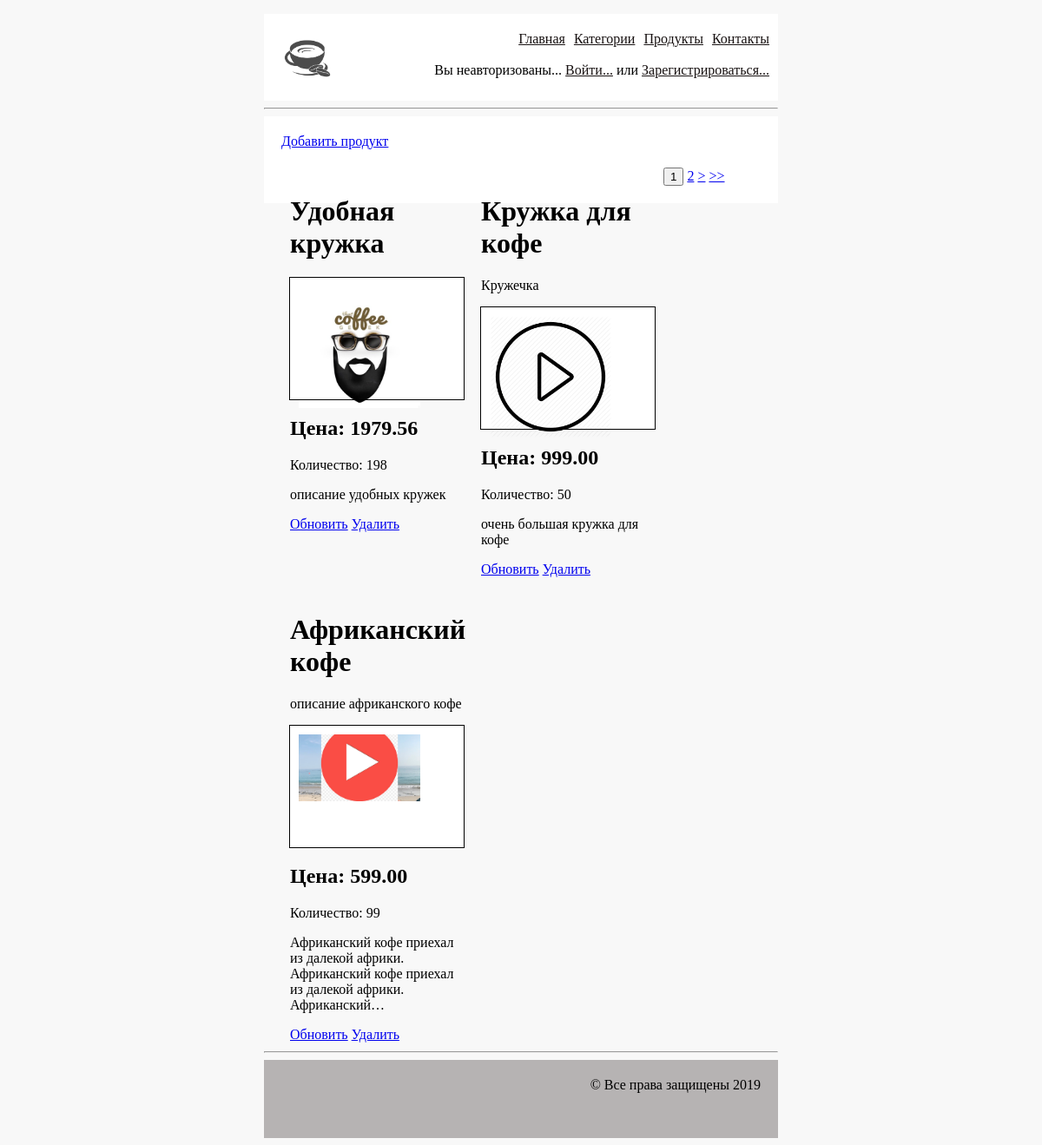
The app's page /products/, older data.
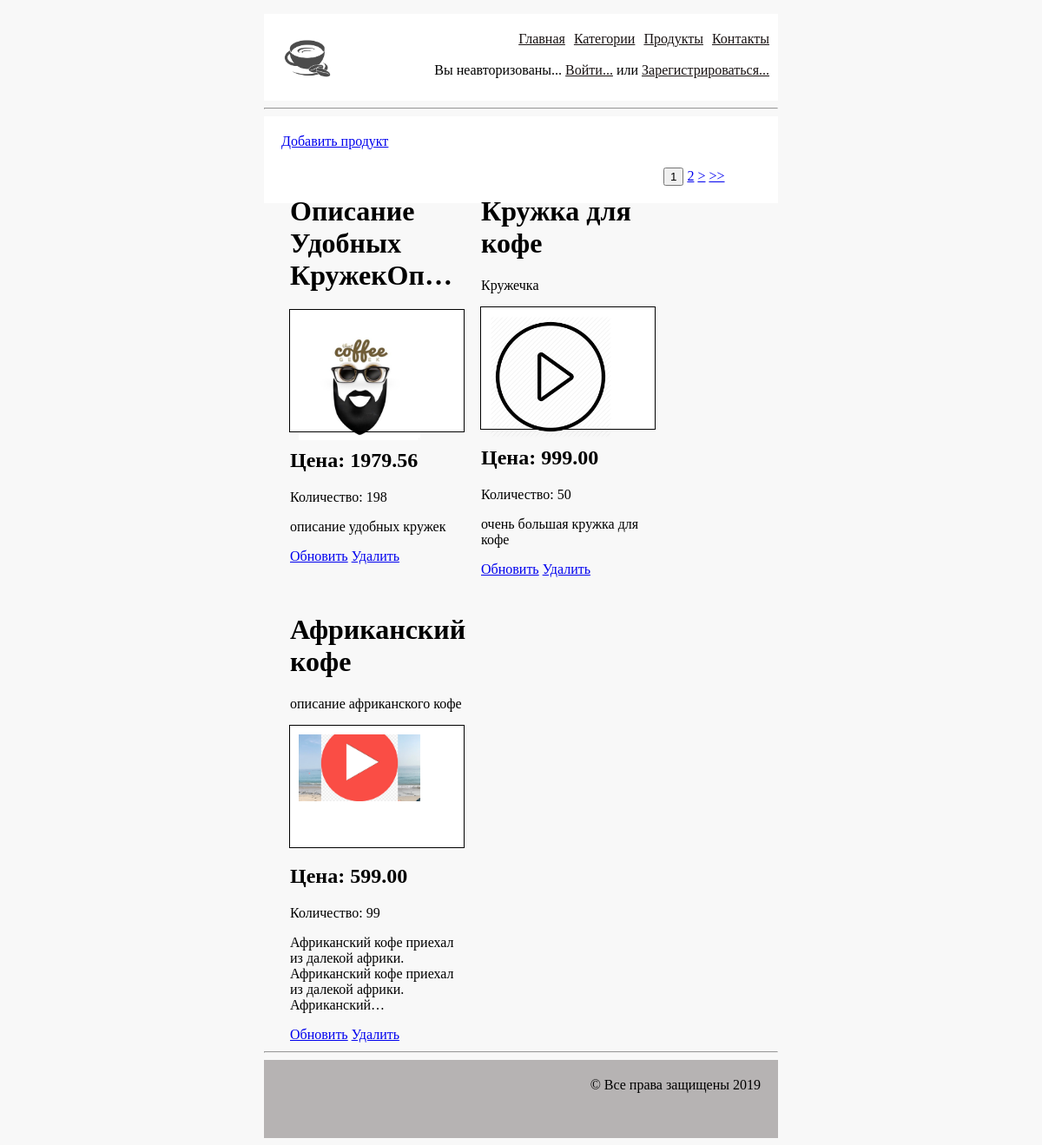
The same page, newer data.
### products/models/Product.py (models this page shows, shortened)
class Product(models.Model):
    category = models.ForeignKey('products.ProductCategory', on_delete=models.CASCADE)
    name = models.CharField(verbose_name='имя продукта', max_length=128, unique=True)
    image = models.ImageField(upload_to='products_images', blank=True)
    short_desc = models.CharField(verbose_name='краткое описание продукта', max_length=60, blank=True)
    description = models.TextField(verbose_name='описание продукта', blank=True)
    price = models.DecimalField(verbose_name='цена продукта', max_digits=8, decimal_places=2, default=0)
    quantity = models.PositiveIntegerField(verbose_name='количество на складе', default=0)
    modified = models.DateTimeField(
        auto_now=True
    )
    created = models.DateTimeField(
        auto_now_add=True
    )

### products/views/products.py (the view)
class ProductList(ListView):
    template_name = 'product/list.html'
    model = Product
    paginate_by = 3

### products/templates/product/list.html (shortened to what this page needs)
{% extends "mainapp/base.html" %}
{% load staticfiles %}
{% block content %}
<hr>
<div class="content">
    <a href="{% url 'products:add' %}">Добавить продукт</a>
    {% for product in object_list %}
        {% include "components/product_item.html" with product=product %}
    {% endfor %}
    {% include "components/pagination.html" with page=page_obj %}
</div>
<hr>
{% endblock content %}

### products/templates/components/product_item.html (shortened to what this page needs)
<div class="catalog_el">
    <div>
        <h1>{{ product.name|truncatechars:26 }}</h1>
        <p>{{ product.short_desc }}</p>
    </div>
    <div class="catalog_el_img">
        <a href="{% url 'products:detail' pk=product.id %}">
            <img src="/media/{{ product.image }}" class="catalog_img">
        </a>
    </div>
    <div>
        <h2>Цена: {{ product.price }}</h2>
        <p>Количество: {{ product.quantity }}</p>
        <p>{{ product.description|truncatechars:100 }}</p>
        <a href="{% url 'products:update' pk=product.id %}">Обновить</a>
        <a href="{% url 'products:delete' pk=product.id %}">Удалить</a>
    </div>
</div>

Row changes from the older to the newer data that the page shows:
changed Product "описание удобных кружек": name "Удобная кружка" → "Описание Удобных КружекОп…"
